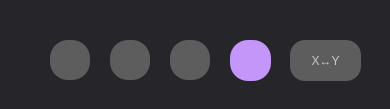
           <widget class="FigureCanvas" name="mplFigureCanvas">
            <property name="sizePolicy">
             <sizepolicy hsizetype="Expanding" vsizetype="MinimumExpanding">
              <horstretch>0</horstretch>
              <verstretch>0</verstretch>
             </sizepolicy>
            </property>
            <property name="minimumSize">
             <size>
              <width>0</width>
              <height>60</height>
             </size>
            </property>
            <property name="maximumSize">
             <size>
              <width>16777215</width>
              <height>16777215</height>
             </size>
            </property>
            <property name="styleSheet">
             <string notr="true">background-color: rgb(37, 37, 42);
color: rgb(200, 200, 200);</string>
            </property>
            <property name="frameShape">
             <enum>QFrame::NoFrame</enum>
            </property>
            <property name="frameShadow">
             <enum>QFrame::Raised</enum>
            </property>
            <property name="lineWidth">
             <number>0</number>
            </property>
            <widget class="QFrame" name="frame_7">
             <property name="geometry">
              <rect>
               <x>20</x>
               <y>20</y>
               <width>361</width>
               <height>80</height>
              </rect>
             </property>
             <property name="styleSheet">
              <string notr="true">QFrame {
	background-color: transparent;
}

QPushButton {
	border: 0px solid rgb(52, 59, 72);
	border-radius: 18px;	
	background-color: rgb(93, 93, 93);
}
QPushButton:hover {
	background-color: rgb(196, 150, 250);
	border: 0px solid rgb(61, 70, 86);
}
QPushButton:pressed {	
	background-color: rgb(196, 150, 250);
	border: 0px solid rgb(43, 50, 61);
}
QPushButton:checked {	
	background-color: rgb(196, 150, 250);
	border: 0px solid rgb(43, 50, 61);
}</string>
             </property>
             <property name="frameShape">
              <enum>QFrame::StyledPanel</enum>
             </property>
             <property name="frameShadow">
              <enum>QFrame::Raised</enum>
             </property>
             <widget class="QPushButton" name="resetViewButton">
              <property name="geometry">
               <rect>
                <x>30</x>
                <y>20</y>
                <width>40</width>
                <height>40</height>
               </rect>
              </property>
              <property name="toolTip">
               <string notr="true">Reset plot area</string>
              </property>
              <property name="text">
               <string/>
              </property>
              <property name="icon">
               <iconset resource="resources.qrc">
                <normaloff>:/icons/16x16/cil-reload.png</normaloff>:/icons/16x16/cil-reload.png</iconset>
              </property>
             </widget>
             <widget class="QPushButton" name="panViewButton">
              <property name="geometry">
               <rect>
                <x>90</x>
                <y>20</y>
                <width>40</width>
                <height>40</height>
               </rect>
              </property>
              <property name="cursor">
               <cursorShape>ArrowCursor</cursorShape>
              </property>
              <property name="toolTip">
               <string notr="true">Pan mode: move plot region by dragging</string>
              </property>
              <property name="text">
               <string/>
              </property>
              <property name="icon">
               <iconset resource="resources.qrc">
                <normaloff>:/icons/16x16/cil-move.png</normaloff>:/icons/16x16/cil-move.png</iconset>
              </property>
              <property name="checkable">
               <bool>true</bool>
              </property>
              <property name="autoExclusive">
               <bool>true</bool>
              </property>
             </widget>
             <widget class="QPushButton" name="zoomViewButton">
              <property name="geometry">
               <rect>
                <x>150</x>
                <y>20</y>
                <width>40</width>
                <height>40</height>
               </rect>
              </property>
              <property name="cursor">
               <cursorShape>ArrowCursor</cursorShape>
              </property>
              <property name="toolTip">
               <string notr="true">Zoom mode: select a plot region to enlarge</string>
              </property>
              <property name="text">
               <string/>
              </property>
              <property name="icon">
               <iconset resource="resources.qrc">
                <normaloff>:/icons/16x16/cil-zoom-in.png</normaloff>:/icons/16x16/cil-zoom-in.png</iconset>
              </property>
              <property name="checkable">
               <bool>true</bool>
              </property>
              <property name="autoExclusive">
               <bool>true</bool>
              </property>
             </widget>
             <widget class="QPushButton" name="selectViewButton">
              <property name="geometry">
               <rect>
                <x>210</x>
                <y>20</y>
                <width>41</width>
                <height>41</height>
               </rect>
              </property>
              <property name="cursor">
               <cursorShape>CrossCursor</cursorShape>
              </property>
              <property name="toolTip">
               <string notr="true"/>
              </property>
              <property name="text">
               <string/>
              </property>
              <property name="icon">
               <iconset resource="resources.qrc">
                <normaloff>:/icons/16x16/cil-location-pin.png</normaloff>:/icons/16x16/cil-location-pin.png</iconset>
              </property>
              <property name="checkable">
               <bool>true</bool>
              </property>
              <property name="checked">
               <bool>true</bool>
              </property>
              <property name="autoExclusive">
               <bool>true</bool>
              </property>
             </widget>
             <widget class="QPushButton" name="swapXYButton">
              <property name="geometry">
               <rect>
                <x>270</x>
                <y>20</y>
                <width>71</width>
                <height>41</height>
               </rect>
              </property>
              <property name="cursor">
               <cursorShape>CrossCursor</cursorShape>
              </property>
              <property name="toolTip">
               <string notr="true"/>
              </property>
              <property name="styleSheet">
               <string notr="true">QPushButton {
	border: 0px solid rgb(52, 59, 72);
	border-radius: 15px;	
	background-color: rgb(93, 93, 93);
}
QPushButton:hover {
	background-color: rgb(196, 150, 250);
	border: 0px solid rgb(61, 70, 86);
}
QPushButton:pressed {	
	background-color: rgb(196, 150, 250);
	border: 0px solid rgb(43, 50, 61);
}</string>
              </property>
              <property name="text">
               <string>X↔Y</string>
              </property>
              <property name="checkable">
               <bool>true</bool>
              </property>
              <property name="checked">
               <bool>true</bool>
              </property>
              <property name="autoExclusive">
               <bool>true</bool>
              </property>
             </widget>
            </widget>
           </widget>
